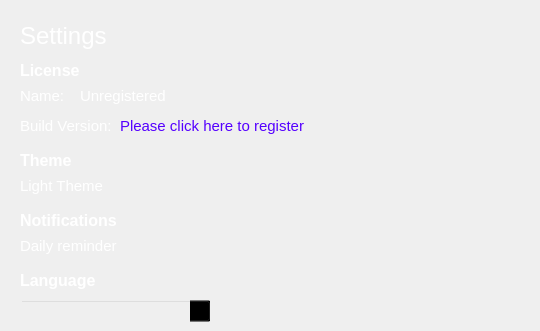
    <widget class="QWidget" name="settingsStack">
     <widget class="QLabel" name="Settings_title">
      <property name="geometry">
       <rect>
        <x>20</x>
        <y>10</y>
        <width>141</width>
        <height>51</height>
       </rect>
      </property>
      <property name="font">
       <font>
        <pointsize>18</pointsize>
       </font>
      </property>
      <property name="styleSheet">
       <string notr="true">color: rgb(255, 255, 255);
background-color: transparent;
</string>
      </property>
      <property name="text">
       <string>Settings</string>
      </property>
     </widget>
     <widget class="QLabel" name="license_title">
      <property name="geometry">
       <rect>
        <x>20</x>
        <y>60</y>
        <width>191</width>
        <height>21</height>
       </rect>
      </property>
      <property name="font">
       <font>
        <pointsize>12</pointsize>
        <weight>75</weight>
        <bold>true</bold>
       </font>
      </property>
      <property name="styleSheet">
       <string notr="true">color: rgb(255, 255, 255);
background-color: transparent;
</string>
      </property>
      <property name="text">
       <string>License</string>
      </property>
     </widget>
     <widget class="QLabel" name="Software_Info_12">
      <property name="geometry">
       <rect>
        <x>20</x>
        <y>80</y>
        <width>61</width>
        <height>31</height>
       </rect>
      </property>
      <property name="font">
       <font>
        <pointsize>11</pointsize>
       </font>
      </property>
      <property name="styleSheet">
       <string notr="true">color: rgb(255, 255, 255);
background-color: transparent;
</string>
      </property>
      <property name="text">
       <string>Name:</string>
      </property>
     </widget>
     <widget class="QLabel" name="registration_status">
      <property name="geometry">
       <rect>
        <x>80</x>
        <y>80</y>
        <width>451</width>
        <height>31</height>
       </rect>
      </property>
      <property name="font">
       <font>
        <pointsize>11</pointsize>
       </font>
      </property>
      <property name="styleSheet">
       <string notr="true">color: rgb(255, 255, 255);
background-color: transparent;
</string>
      </property>
      <property name="text">
       <string>Unregistered</string>
      </property>
     </widget>
     <widget class="QLabel" name="Software_Info_14">
      <property name="geometry">
       <rect>
        <x>20</x>
        <y>110</y>
        <width>91</width>
        <height>31</height>
       </rect>
      </property>
      <property name="font">
       <font>
        <pointsize>11</pointsize>
       </font>
      </property>
      <property name="styleSheet">
       <string notr="true">color: rgb(255, 255, 255);
background-color: transparent;
</string>
      </property>
      <property name="text">
       <string>Build Version:</string>
      </property>
     </widget>
     <widget class="QLabel" name="Software_Info_15">
      <property name="geometry">
       <rect>
        <x>120</x>
        <y>110</y>
        <width>251</width>
        <height>31</height>
       </rect>
      </property>
      <property name="font">
       <font>
        <pointsize>11</pointsize>
       </font>
      </property>
      <property name="styleSheet">
       <string notr="true">background-color: transparent;
color: rgb(85, 0, 255);
</string>
      </property>
      <property name="text">
       <string>Please click here to register</string>
      </property>
     </widget>
     <widget class="QLabel" name="Software_Info_16">
      <property name="geometry">
       <rect>
        <x>20</x>
        <y>150</y>
        <width>191</width>
        <height>21</height>
       </rect>
      </property>
      <property name="font">
       <font>
        <pointsize>12</pointsize>
        <weight>75</weight>
        <bold>true</bold>
       </font>
      </property>
      <property name="styleSheet">
       <string notr="true">color: rgb(255, 255, 255);
background-color: transparent;
</string>
      </property>
      <property name="text">
       <string>Theme</string>
      </property>
     </widget>
     <widget class="QLabel" name="Software_Info_17">
      <property name="geometry">
       <rect>
        <x>20</x>
        <y>170</y>
        <width>101</width>
        <height>31</height>
       </rect>
      </property>
      <property name="font">
       <font>
        <pointsize>11</pointsize>
       </font>
      </property>
      <property name="styleSheet">
       <string notr="true">color: rgb(255, 255, 255);
background-color: transparent;
</string>
      </property>
      <property name="text">
       <string>Light Theme</string>
      </property>
     </widget>
     <widget class="QCheckBox" name="checkBox_theme">
      <property name="geometry">
       <rect>
        <x>120</x>
        <y>170</y>
        <width>31</width>
        <height>31</height>
       </rect>
      </property>
      <property name="styleSheet">
       <string notr="true">background-color: transparent;</string>
      </property>
      <property name="text">
       <string/>
      </property>
     </widget>
     <widget class="QLabel" name="Software_Info_18">
      <property name="geometry">
       <rect>
        <x>20</x>
        <y>210</y>
        <width>191</width>
        <height>21</height>
       </rect>
      </property>
      <property name="font">
       <font>
        <pointsize>12</pointsize>
        <weight>75</weight>
        <bold>true</bold>
       </font>
      </property>
      <property name="styleSheet">
       <string notr="true">color: rgb(255, 255, 255);
background-color: transparent;
</string>
      </property>
      <property name="text">
       <string>Notifications</string>
      </property>
     </widget>
     <widget class="QLabel" name="Software_Info_19">
      <property name="geometry">
       <rect>
        <x>20</x>
        <y>230</y>
        <width>101</width>
        <height>31</height>
       </rect>
      </property>
      <property name="font">
       <font>
        <pointsize>11</pointsize>
       </font>
      </property>
      <property name="styleSheet">
       <string notr="true">color: rgb(255, 255, 255);
background-color: transparent;
</string>
      </property>
      <property name="text">
       <string>Daily reminder</string>
      </property>
     </widget>
     <widget class="QCheckBox" name="checkBox_notifications">
      <property name="geometry">
       <rect>
        <x>130</x>
        <y>230</y>
        <width>31</width>
        <height>31</height>
       </rect>
      </property>
      <property name="styleSheet">
       <string notr="true">background-color: transparent;</string>
      </property>
      <property name="text">
       <string/>
      </property>
     </widget>
     <widget class="QLabel" name="Software_Info_20">
      <property name="geometry">
       <rect>
        <x>20</x>
        <y>270</y>
        <width>191</width>
        <height>21</height>
       </rect>
      </property>
      <property name="font">
       <font>
        <pointsize>12</pointsize>
        <weight>75</weight>
        <bold>true</bold>
       </font>
      </property>
      <property name="styleSheet">
       <string notr="true">color: rgb(255, 255, 255);
background-color: transparent;
</string>
      </property>
      <property name="text">
       <string>Language</string>
      </property>
     </widget>
     <widget class="QComboBox" name="comboBox_language">
      <property name="geometry">
       <rect>
        <x>20</x>
        <y>300</y>
        <width>191</width>
        <height>22</height>
       </rect>
      </property>
      <property name="styleSheet">
       <string notr="true">background-color: transparent;</string>
      </property>
      <property name="editable">
       <bool>true</bool>
      </property>
     </widget>
    </widget>
